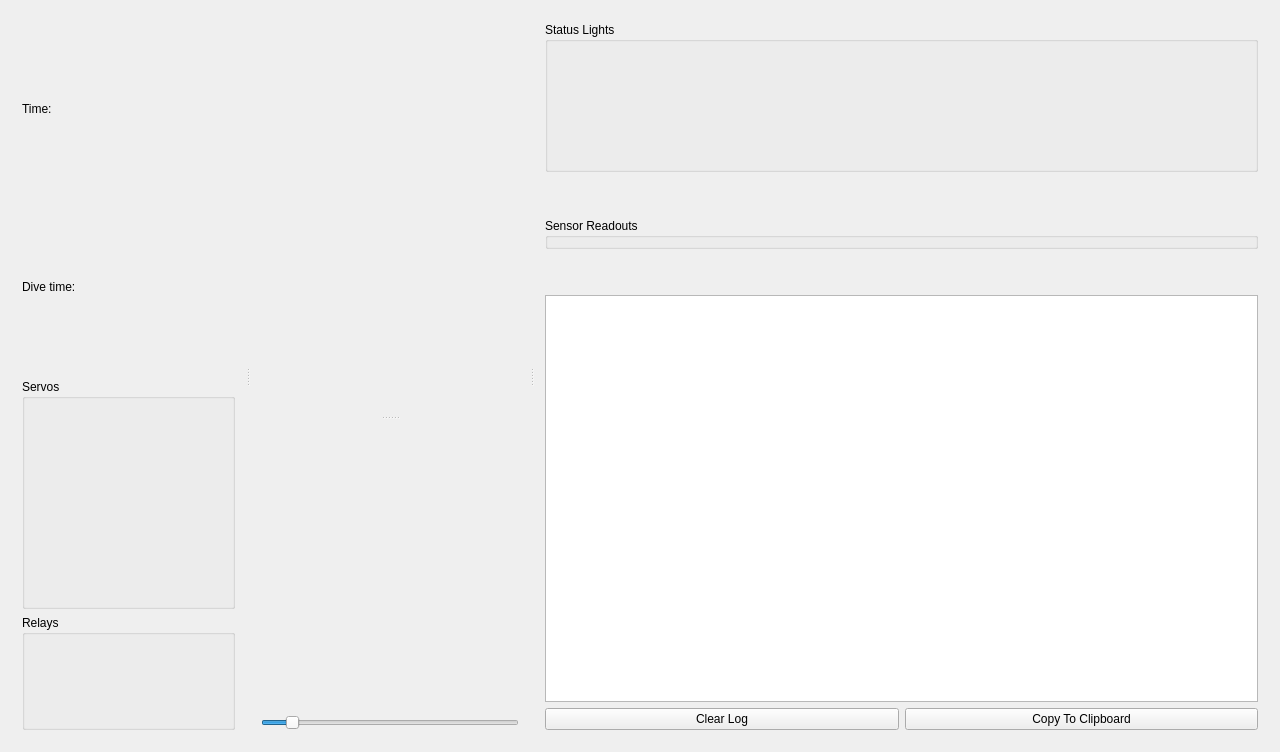
<?xml version="1.0" encoding="UTF-8"?>
<ui version="4.0">
 <class>MainWindow</class>
 <widget class="QMainWindow" name="MainWindow">
  <property name="geometry">
   <rect>
    <x>0</x>
    <y>0</y>
    <width>1280</width>
    <height>752</height>
   </rect>
  </property>
  <property name="minimumSize">
   <size>
    <width>1024</width>
    <height>560</height>
   </size>
  </property>
  <property name="maximumSize">
   <size>
    <width>100000</width>
    <height>100000</height>
   </size>
  </property>
  <property name="windowTitle">
   <string>Monterey ROV Controller</string>
  </property>
  <widget class="QWidget" name="centralWidget">
   <layout class="QGridLayout" name="gridLayout_4">
    <item row="0" column="0">
     <widget class="QSplitter" name="splitterHorizontal">
      <property name="orientation">
       <enum>Qt::Horizontal</enum>
      </property>
      <widget class="QWidget" name="layoutWidget">
       <layout class="QVBoxLayout" name="verticalLayout_4">
        <item>
         <layout class="QGridLayout" name="gridLayout_3" columnstretch="1,2">
          <item row="0" column="0">
           <widget class="QLabel" name="label_11">
            <property name="font">
             <font>
              <stylestrategy>PreferAntialias</stylestrategy>
             </font>
            </property>
            <property name="text">
             <string>Time:</string>
            </property>
           </widget>
          </item>
          <item row="0" column="1">
           <widget class="QLabel" name="labCurrentTime">
            <property name="font">
             <font>
              <stylestrategy>PreferAntialias</stylestrategy>
             </font>
            </property>
            <property name="text">
             <string/>
            </property>
           </widget>
          </item>
          <item row="1" column="0">
           <widget class="QLabel" name="label_13">
            <property name="font">
             <font>
              <stylestrategy>PreferAntialias</stylestrategy>
             </font>
            </property>
            <property name="text">
             <string>Dive time:</string>
            </property>
           </widget>
          </item>
          <item row="1" column="1">
           <widget class="QLabel" name="labDiveTime">
            <property name="font">
             <font>
              <stylestrategy>PreferAntialias</stylestrategy>
             </font>
            </property>
            <property name="text">
             <string/>
            </property>
           </widget>
          </item>
         </layout>
        </item>
        <item>
         <layout class="QVBoxLayout" name="verticalLayout_2">
          <item>
           <widget class="QGroupBox" name="groupBoxServoSliders">
            <property name="sizePolicy">
             <sizepolicy hsizetype="Preferred" vsizetype="Preferred">
              <horstretch>0</horstretch>
              <verstretch>2</verstretch>
             </sizepolicy>
            </property>
            <property name="title">
             <string>Servos</string>
            </property>
            <layout class="QHBoxLayout" name="horizontalLayout"/>
           </widget>
          </item>
          <item>
           <widget class="QGroupBox" name="groupBoxRelayButtons">
            <property name="sizePolicy">
             <sizepolicy hsizetype="Preferred" vsizetype="Preferred">
              <horstretch>0</horstretch>
              <verstretch>1</verstretch>
             </sizepolicy>
            </property>
            <property name="title">
             <string>Relays</string>
            </property>
            <layout class="QVBoxLayout" name="verticalLayout"/>
           </widget>
          </item>
         </layout>
        </item>
       </layout>
      </widget>
      <widget class="QWidget" name="layoutWidget">
       <layout class="QVBoxLayout" name="verticalLayout_6">
        <item>
         <widget class="QSplitter" name="splitterVertical">
          <property name="orientation">
           <enum>Qt::Vertical</enum>
          </property>
          <widget class="GraphicsLayoutWidget" name="graphWidget" />
          <widget class="QWidget" name="layoutWidget">
           <layout class="QGridLayout" name="gridLayoutHUD" columnstretch="0">
            <property name="sizeConstraint">
             <enum>QLayout::SetDefaultConstraint</enum>
            </property>
            <property name="spacing">
             <number>0</number>
            </property>
           </layout>
          </widget>
         </widget>
        </item>
        <item>
         <widget class="QSlider" name="zoomSlider">
          <property name="toolTip">
           <string>Zoom the camera feed</string>
          </property>
          <property name="minimum">
           <number>0</number>
          </property>
          <property name="maximum">
           <number>1000</number>
          </property>
          <property name="value">
           <number>100</number>
          </property>
          <property name="orientation">
           <enum>Qt::Horizontal</enum>
          </property>
          <property name="tickPosition">
           <enum>QSlider::NoTicks</enum>
          </property>
         </widget>
        </item>
       </layout>
      </widget>
      <widget class="QWidget" name="layoutWidget">
       <layout class="QVBoxLayout" name="verticalLayout_5">
        <item>
         <layout class="QVBoxLayout" name="verticalLayout_3">
          <item>
           <widget class="QGroupBox" name="groupBoxStatus">
            <property name="sizePolicy">
             <sizepolicy hsizetype="Preferred" vsizetype="Minimum">
              <horstretch>0</horstretch>
              <verstretch>0</verstretch>
             </sizepolicy>
            </property>
            <property name="minimumSize">
             <size>
              <width>0</width>
              <height>150</height>
             </size>
            </property>
            <property name="title">
             <string>Status Lights</string>
            </property>
            <layout class="QGridLayout" name="gridLayout_2"/>
           </widget>
          </item>
          <item>
           <spacer name="verticalSpacer_4">
            <property name="orientation">
             <enum>Qt::Vertical</enum>
            </property>
            <property name="sizeType">
             <enum>QSizePolicy::Preferred</enum>
            </property>
            <property name="sizeHint" stdset="0">
             <size>
              <width>20</width>
              <height>40</height>
             </size>
            </property>
           </spacer>
          </item>
          <item>
           <widget class="QGroupBox" name="groupBoxSensorReadouts">
            <property name="title">
             <string>Sensor Readouts</string>
            </property>
           </widget>
          </item>
          <item>
           <spacer name="verticalSpacer_3">
            <property name="orientation">
             <enum>Qt::Vertical</enum>
            </property>
            <property name="sizeType">
             <enum>QSizePolicy::Preferred</enum>
            </property>
            <property name="sizeHint" stdset="0">
             <size>
              <width>20</width>
              <height>40</height>
             </size>
            </property>
           </spacer>
          </item>
          <item>
           <widget class="QTextEdit" name="teLog">
            <property name="lineWrapMode">
             <enum>QTextEdit::WidgetWidth</enum>
            </property>
            <property name="readOnly">
             <bool>true</bool>
            </property>
           </widget>
          </item>
         </layout>
        </item>
        <item>
         <layout class="QHBoxLayout" name="horizontalLayout_2">
          <item>
           <widget class="QPushButton" name="buttonClearLog">
            <property name="sizePolicy">
             <sizepolicy hsizetype="Minimum" vsizetype="Fixed">
              <horstretch>1</horstretch>
              <verstretch>0</verstretch>
             </sizepolicy>
            </property>
            <property name="toolTip">
             <string>Clears the log from this session of Monterey</string>
            </property>
            <property name="text">
             <string>Clear Log</string>
            </property>
           </widget>
          </item>
          <item>
           <widget class="QPushButton" name="buttonCopyLogToClipboard">
            <property name="sizePolicy">
             <sizepolicy hsizetype="Minimum" vsizetype="Fixed">
              <horstretch>1</horstretch>
              <verstretch>0</verstretch>
             </sizepolicy>
            </property>
            <property name="toolTip">
             <string>Copies the entire log to the clipboard</string>
            </property>
            <property name="text">
             <string>Copy To Clipboard</string>
            </property>
            <property name="flat">
             <bool>false</bool>
            </property>
           </widget>
          </item>
         </layout>
        </item>
       </layout>
      </widget>
     </widget>
    </item>
   </layout>
  </widget>
  <!-- <widget class="QMenuBar" name="menuBar">
   <property name="geometry">
    <rect>
     <x>0</x>
     <y>0</y>
     <width>1280</width>
     <height>24</height>
    </rect>
   </property>
   <widget class="QMenu" name="menuFile">
    <property name="title">
     <string>File</string>
    </property>
    <addaction name="actionCheck_for_Updates"/>
    <addaction name="separator"/>
    <addaction name="actionExit"/>
   </widget>
   <widget class="QMenu" name="menuEdit">
    <property name="title">
     <string>Edit</string>
    </property>
    <addaction name="actionSettings"/>
   </widget>
   <widget class="QMenu" name="menuView">
    <property name="title">
     <string>View</string>
    </property>
    <addaction name="actionDebug"/>
    <addaction name="actionJoystick_mappings"/>
    <addaction name="actionFullscreen"/>
   </widget>
   <widget class="QMenu" name="menuTools">
    <property name="title">
     <string>Tools</string>
    </property>
    <addaction name="actionRescan_Joysticks"/>
    <addaction name="separator"/>
    <addaction name="actionDive_Timer_Reset"/>
    <addaction name="separator"/>
    <addaction name="actionEnable_Dive_Logging"/>
    <addaction name="actionSave_Dive_Log"/>
    <addaction name="actionClear_Dive_Log"/>
   </widget>
   <widget class="QMenu" name="menuHelp">
    <property name="title">
     <string>Help</string>
    </property>
    <addaction name="actionAbout"/>
   </widget>
   <addaction name="menuFile"/>
   <addaction name="menuEdit"/>
   <addaction name="menuView"/>
   <addaction name="menuTools"/>
   <addaction name="menuHelp"/>
  </widget>
  <action name="actionAbout">
   <property name="text">
    <string>About Monterey</string>
   </property>
  </action>
  <action name="actionExit">
   <property name="text">
    <string>Exit</string>
   </property>
  </action>
  <action name="actionDebug">
   <property name="text">
    <string>Debug</string>
   </property>
   <property name="shortcut">
    <string>Ctrl+D</string>
   </property>
  </action>
  <action name="actionRescan_Joysticks">
   <property name="text">
    <string>Rescan Joysticks</string>
   </property>
   <property name="shortcut">
    <string>Ctrl+R</string>
   </property>
  </action>
  <action name="actionTimer_Start">
   <property name="text">
    <string>Timer - Start</string>
   </property>
  </action>
  <action name="actionDive_Timer_Reset">
   <property name="text">
    <string>Dive Timer - Reset</string>
   </property>
   <property name="toolTip">
    <string>Reset the dive timer</string>
   </property>
   <property name="shortcut">
    <string>Ctrl+T</string>
   </property>
  </action>
  <action name="actionSettings">
   <property name="text">
    <string>Settings</string>
   </property>
   <property name="shortcut">
    <string>Ctrl+S</string>
   </property>
  </action>
  <action name="actionJoystick_mappings">
   <property name="text">
    <string>Joystick Mappings</string>
   </property>
   <property name="shortcut">
    <string>Ctrl+J</string>
   </property>
  </action>
  <action name="actionSettings_2">
   <property name="text">
    <string>Settings</string>
   </property>
  </action>
  <action name="actionCheck_for_Updates">
   <property name="text">
    <string>Check for Updates</string>
   </property>
  </action>
  <action name="actionFullscreen">
   <property name="checkable">
    <bool>true</bool>
   </property>
   <property name="text">
    <string>Fullscreen</string>
   </property>
   <property name="toolTip">
    <string>Make the application go fullscreen.</string>
   </property>
   <property name="shortcut">
    <string>Ctrl+F</string>
   </property>
  </action>
  <action name="actionSave_Dive_Log">
   <property name="text">
    <string>Save Dive Log</string>
   </property>
  </action>
  <action name="actionEnable_Dive_Logging">
   <property name="checkable">
    <bool>true</bool>
   </property>
   <property name="checked">
    <bool>false</bool>
   </property>
   <property name="text">
    <string>Enable Dive Logging</string>
   </property>
  </action>
  <action name="actionClear_Dive_Log">
   <property name="text">
    <string>Clear Dive Log</string>
   </property>
  </action> -->
 </widget>
 <layoutdefault spacing="6" margin="11"/>
 <customwidgets>
  <customwidget>
   <class>PlotWidget</class>
   <extends>QWidget</extends>
   <header>pyqtgraph</header>
   <container>1</container>
  </customwidget>
  <customwidget>
   <class>GraphicsLayoutWidget</class>
   <extends>QWidget</extends>
   <header>pyqtgraph</header>
   <container>1</container>
  </customwidget>
 </customwidgets>
 <resources/>
 <connections/>
</ui>
